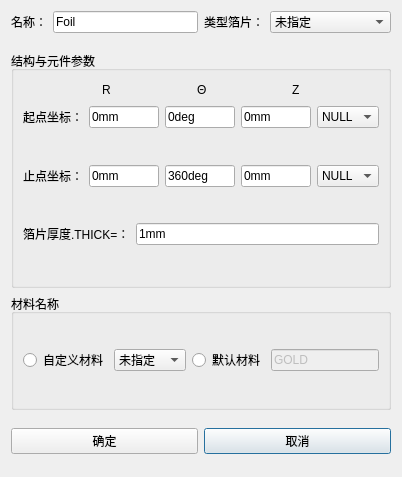
<?xml version="1.0" encoding="UTF-8"?>
<ui version="4.0">
 <class>Dialog_FoilDlg</class>
 <widget class="QDialog" name="Dialog_FoilDlg">
  <property name="windowModality">
   <enum>Qt::ApplicationModal</enum>
  </property>
  <property name="geometry">
   <rect>
    <x>0</x>
    <y>0</y>
    <width>402</width>
    <height>477</height>
   </rect>
  </property>
  <property name="minimumSize">
   <size>
    <width>0</width>
    <height>0</height>
   </size>
  </property>
  <property name="maximumSize">
   <size>
    <width>4160000</width>
    <height>16777215</height>
   </size>
  </property>
  <property name="windowTitle">
   <string>箔片</string>
  </property>
  <layout class="QGridLayout" name="gridLayout">
   <item row="2" column="0">
    <widget class="QGroupBox" name="groupBox_Port">
     <property name="title">
      <string>结构与元件参数</string>
     </property>
     <layout class="QGridLayout" name="gridLayout_2">
      <item row="0" column="0">
       <layout class="QHBoxLayout" name="horizontalLayout_3">
        <item>
         <spacer name="horizontalSpacer">
          <property name="orientation">
           <enum>Qt::Horizontal</enum>
          </property>
          <property name="sizeHint" stdset="0">
           <size>
            <width>40</width>
            <height>20</height>
           </size>
          </property>
         </spacer>
        </item>
        <item>
         <widget class="QLabel" name="label_X">
          <property name="text">
           <string>R</string>
          </property>
         </widget>
        </item>
        <item>
         <spacer name="horizontalSpacer_2">
          <property name="orientation">
           <enum>Qt::Horizontal</enum>
          </property>
          <property name="sizeHint" stdset="0">
           <size>
            <width>40</width>
            <height>20</height>
           </size>
          </property>
         </spacer>
        </item>
        <item>
         <widget class="QLabel" name="label_Y">
          <property name="text">
           <string>Θ</string>
          </property>
         </widget>
        </item>
        <item>
         <spacer name="horizontalSpacer_3">
          <property name="orientation">
           <enum>Qt::Horizontal</enum>
          </property>
          <property name="sizeHint" stdset="0">
           <size>
            <width>40</width>
            <height>20</height>
           </size>
          </property>
         </spacer>
        </item>
        <item>
         <widget class="QLabel" name="label_Z">
          <property name="text">
           <string>Z</string>
          </property>
         </widget>
        </item>
        <item>
         <spacer name="horizontalSpacer_4">
          <property name="orientation">
           <enum>Qt::Horizontal</enum>
          </property>
          <property name="sizeHint" stdset="0">
           <size>
            <width>40</width>
            <height>20</height>
           </size>
          </property>
         </spacer>
        </item>
       </layout>
      </item>
      <item row="3" column="0">
       <layout class="QHBoxLayout" name="horizontalLayout_end">
        <item>
         <widget class="QLabel" name="label_end">
          <property name="text">
           <string>止点坐标：</string>
          </property>
         </widget>
        </item>
        <item>
         <widget class="QLineEdit" name="LineEdit_end_x">
          <property name="enabled">
           <bool>true</bool>
          </property>
          <property name="text">
           <string>0mm</string>
          </property>
         </widget>
        </item>
        <item>
         <widget class="QLineEdit" name="LineEdit_end_y">
          <property name="text">
           <string>360deg</string>
          </property>
         </widget>
        </item>
        <item>
         <widget class="QLineEdit" name="LineEdit_end_z">
          <property name="text">
           <string>0mm</string>
          </property>
         </widget>
        </item>
        <item>
         <widget class="StyledComboBox" name="ComboBox_end">
          <property name="sizePolicy">
           <sizepolicy hsizetype="Expanding" vsizetype="Fixed">
            <horstretch>0</horstretch>
            <verstretch>0</verstretch>
           </sizepolicy>
          </property>
          <item>
           <property name="text">
            <string>NULL</string>
           </property>
          </item>
         </widget>
        </item>
       </layout>
      </item>
      <item row="5" column="0">
       <layout class="QHBoxLayout" name="horizontalLayout_end_2">
        <item>
         <widget class="QLabel" name="label_end_2">
          <property name="text">
           <string>箔片厚度.THICK=：</string>
          </property>
         </widget>
        </item>
        <item>
         <widget class="QLineEdit" name="LineEdit_thick">
          <property name="enabled">
           <bool>true</bool>
          </property>
          <property name="text">
           <string>1mm</string>
          </property>
         </widget>
        </item>
       </layout>
      </item>
      <item row="4" column="0">
       <spacer name="verticalSpacer_4">
        <property name="orientation">
         <enum>Qt::Vertical</enum>
        </property>
        <property name="sizeHint" stdset="0">
         <size>
          <width>20</width>
          <height>40</height>
         </size>
        </property>
       </spacer>
      </item>
      <item row="2" column="0">
       <spacer name="verticalSpacer_3">
        <property name="orientation">
         <enum>Qt::Vertical</enum>
        </property>
        <property name="sizeHint" stdset="0">
         <size>
          <width>20</width>
          <height>40</height>
         </size>
        </property>
       </spacer>
      </item>
      <item row="1" column="0">
       <layout class="QHBoxLayout" name="horizontalLayout_start">
        <item>
         <widget class="QLabel" name="label_start">
          <property name="text">
           <string>起点坐标：</string>
          </property>
         </widget>
        </item>
        <item>
         <widget class="QLineEdit" name="LineEdit_start_x">
          <property name="text">
           <string>0mm</string>
          </property>
         </widget>
        </item>
        <item>
         <widget class="QLineEdit" name="LineEdit_start_y">
          <property name="text">
           <string>0deg</string>
          </property>
         </widget>
        </item>
        <item>
         <widget class="QLineEdit" name="LineEdit_start_z">
          <property name="text">
           <string>0mm</string>
          </property>
         </widget>
        </item>
        <item>
         <widget class="StyledComboBox" name="ComboBox_start">
          <property name="sizePolicy">
           <sizepolicy hsizetype="Expanding" vsizetype="Fixed">
            <horstretch>0</horstretch>
            <verstretch>0</verstretch>
           </sizepolicy>
          </property>
          <item>
           <property name="text">
            <string>NULL</string>
           </property>
          </item>
         </widget>
        </item>
       </layout>
      </item>
      <item row="6" column="0">
       <spacer name="verticalSpacer_6">
        <property name="orientation">
         <enum>Qt::Vertical</enum>
        </property>
        <property name="sizeHint" stdset="0">
         <size>
          <width>20</width>
          <height>40</height>
         </size>
        </property>
       </spacer>
      </item>
     </layout>
    </widget>
   </item>
   <item row="0" column="0">
    <layout class="QHBoxLayout" name="horizontalLayout">
     <item>
      <layout class="QFormLayout" name="formLayout_2">
       <property name="fieldGrowthPolicy">
        <enum>QFormLayout::AllNonFixedFieldsGrow</enum>
       </property>
       <item row="0" column="0">
        <widget class="QLabel" name="Label_Name">
         <property name="text">
          <string>名称：</string>
         </property>
        </widget>
       </item>
       <item row="0" column="1">
        <widget class="QLineEdit" name="LineEdit_Name">
         <property name="text">
          <string>Foil</string>
         </property>
        </widget>
       </item>
      </layout>
     </item>
     <item>
      <layout class="QFormLayout" name="formLayout">
       <property name="fieldGrowthPolicy">
        <enum>QFormLayout::AllNonFixedFieldsGrow</enum>
       </property>
       <item row="0" column="1">
        <widget class="StyledComboBox" name="ComboBox_Shadow">
         <property name="enabled">
          <bool>true</bool>
         </property>
         <property name="sizePolicy">
          <sizepolicy hsizetype="Expanding" vsizetype="Fixed">
           <horstretch>0</horstretch>
           <verstretch>0</verstretch>
          </sizepolicy>
         </property>
         <property name="maximumSize">
          <size>
           <width>16777215</width>
           <height>16777215</height>
          </size>
         </property>
         <property name="editable">
          <bool>false</bool>
         </property>
         <item>
          <property name="text">
           <string>未指定</string>
          </property>
         </item>
        </widget>
       </item>
       <item row="0" column="0">
        <widget class="QLabel" name="Label_Shadow">
         <property name="text">
          <string>类型箔片：</string>
         </property>
        </widget>
       </item>
      </layout>
     </item>
    </layout>
   </item>
   <item row="4" column="0">
    <layout class="QGridLayout" name="gridLayout_4">
     <item row="1" column="1">
      <widget class="QPushButton" name="pushButton">
       <property name="text">
        <string>取消</string>
       </property>
      </widget>
     </item>
     <item row="1" column="0">
      <widget class="QPushButton" name="pushButton_ok">
       <property name="text">
        <string>确定</string>
       </property>
      </widget>
     </item>
     <item row="0" column="0">
      <spacer name="verticalSpacer_9">
       <property name="orientation">
        <enum>Qt::Vertical</enum>
       </property>
       <property name="sizeHint" stdset="0">
        <size>
         <width>20</width>
         <height>40</height>
        </size>
       </property>
      </spacer>
     </item>
    </layout>
   </item>
   <item row="3" column="0">
    <widget class="QGroupBox" name="groupBox">
     <property name="title">
      <string>材料名称</string>
     </property>
     <layout class="QGridLayout" name="gridLayout_3">
      <item row="1" column="0">
       <layout class="QVBoxLayout" name="verticalLayout">
        <item>
         <layout class="QHBoxLayout" name="horizontalLayout_6">
          <item>
           <widget class="QRadioButton" name="CustomMaterial">
            <property name="text">
             <string>自定义材料</string>
            </property>
           </widget>
          </item>
          <item>
           <widget class="StyledComboBox" name="ComboBox_Material">
            <property name="enabled">
             <bool>true</bool>
            </property>
            <property name="sizePolicy">
             <sizepolicy hsizetype="Expanding" vsizetype="Fixed">
              <horstretch>0</horstretch>
              <verstretch>0</verstretch>
             </sizepolicy>
            </property>
            <item>
             <property name="text">
              <string>未指定</string>
             </property>
            </item>
           </widget>
          </item>
          <item>
           <layout class="QHBoxLayout" name="horizontalLayout_7">
            <item>
             <widget class="QRadioButton" name="DefaultMaterial">
              <property name="text">
               <string>默认材料</string>
              </property>
             </widget>
            </item>
            <item>
             <widget class="QLineEdit" name="Gold">
              <property name="enabled">
               <bool>false</bool>
              </property>
              <property name="text">
               <string>GOLD</string>
              </property>
             </widget>
            </item>
           </layout>
          </item>
         </layout>
        </item>
       </layout>
      </item>
      <item row="2" column="0">
       <spacer name="verticalSpacer_7">
        <property name="orientation">
         <enum>Qt::Vertical</enum>
        </property>
        <property name="sizeHint" stdset="0">
         <size>
          <width>20</width>
          <height>40</height>
         </size>
        </property>
       </spacer>
      </item>
      <item row="0" column="0">
       <spacer name="verticalSpacer_8">
        <property name="orientation">
         <enum>Qt::Vertical</enum>
        </property>
        <property name="sizeHint" stdset="0">
         <size>
          <width>20</width>
          <height>40</height>
         </size>
        </property>
       </spacer>
      </item>
     </layout>
    </widget>
   </item>
   <item row="1" column="0">
    <spacer name="verticalSpacer">
     <property name="orientation">
      <enum>Qt::Vertical</enum>
     </property>
     <property name="sizeHint" stdset="0">
      <size>
       <width>20</width>
       <height>40</height>
      </size>
     </property>
    </spacer>
   </item>
   <item row="5" column="0">
    <spacer name="verticalSpacer_10">
     <property name="orientation">
      <enum>Qt::Vertical</enum>
     </property>
     <property name="sizeHint" stdset="0">
      <size>
       <width>20</width>
       <height>40</height>
      </size>
     </property>
    </spacer>
   </item>
  </layout>
 </widget>
 <customwidgets>
  <customwidget>
   <class>StyledComboBox</class>
   <extends>QComboBox</extends>
   <header>StyledComboBox.h</header>
  </customwidget>
 </customwidgets>
 <resources/>
 <connections/>
</ui>
